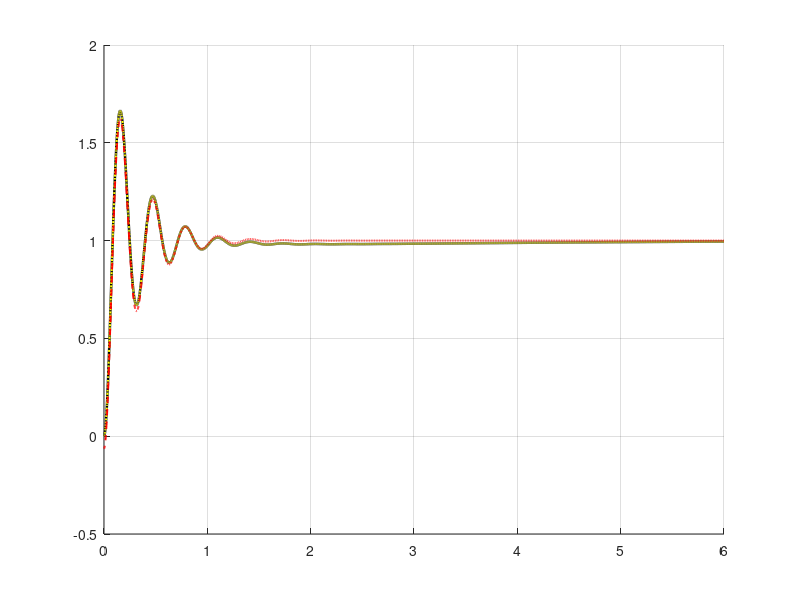

This chart was generated by the following MATLAB code: (Note: this script raises an error after producing the figure.)
clear; close all; clc;

%% Plant
Gp = tf(1, [1 -1.52 1.5]);

%% Selected PID controller
K = 434.7576;
z1 = 0.5;
z2 = 1.0;
p = 10;

Gc = K * tf( ...
    conv([1 z1], [1 z2]), ...
    [1 p 0]);

%% Closed-loop transfer function
Gcl = feedback(Gc * Gp, 1);

disp('Closed-loop transfer function:');
Gcl

disp('Closed-loop poles:');
disp(pole(Gcl));

%% Step response transfer function
% Y(s) = Gcl(s) / s

Y = Gcl * tf(1, [1 0]);

[num, den] = tfdata(Y, 'v');

%% Partial fraction expansion
[r, poles, direct] = residue(num, den);

% Identify pole at origin (steady-state term)
tol = 1e-7;

ss_idx = abs(poles) < tol;
transient_idx = ~ss_idx;

% Extract steady-state contribution
y_ss = real(sum(r(ss_idx)));

% Extract transient poles and residues
poles = poles(transient_idx);
r = r(transient_idx);

% Sort by descending real part
[~, idx] = sort(real(poles), 'descend');

poles = poles(idx);
r = r(idx);

%% Display residues
fprintf('\n========== TRANSIENT POLE RESIDUES ==========\n');

for i = 1:length(poles)
    fprintf(['Pole = %9.4f %+9.4fj | ' ...
        'Residue = %9.5f %+9.5fj | ' ...
        '|Residue| = %.5f\n'], ...
        real(poles(i)), imag(poles(i)), ...
        real(r(i)), imag(r(i)), abs(r(i)));
end

%% Modal contributions
t = linspace(0, 6, 6001);

modes = zeros(length(poles), length(t));

for i = 1:length(poles)
    modes(i,:) = r(i) * exp(poles(i)*t);
end

% Identify real and complex modes
real_idx = abs(imag(poles)) < tol;
complex_idx = ~real_idx;

% Sum complex conjugate contributions
complex_contribution = real(sum(modes(complex_idx,:), 1));

% Sum real-pole contributions
real_contribution = real(sum(modes(real_idx,:), 1));

% Full reconstructed response
y_reconstructed = y_ss + ...
    complex_contribution + real_contribution;

% Complex-pair approximation
y_complex_only = y_ss + complex_contribution;

%% Compare responses
[y_actual, t_actual] = step(Gcl, t);
y_actual = squeeze(y_actual);

figure;
hold on;
grid on;

plot(t_actual, y_actual, ...
    'k', 'LineWidth', 1.8, ...
    'DisplayName', 'Actual step response');

plot(t, y_reconstructed, 'y:', ...
    'LineWidth', 1.5, ...
    'DisplayName', 'Full residue reconstruction');

plot(t, y_complex_only, 'r--', ...
    'LineWidth', 1.4, ...
    'DisplayName', 'Complex pair + steady-state');

yline(1.02, 'k:');
yline(0.98, 'k:');

xlabel('Time (s)');
ylabel('Output y(t)');

title('Full Step Response vs Complex-Pole Approximation');
legend('Location', 'best');

%% Quantify approximation error
reconstruction_error = max(abs(y_actual(:).' - y_reconstructed));

complex_approx_error = max(abs(y_actual(:).' - y_complex_only));

fprintf('\nMaximum reconstruction error: %.3e\n', ...
    reconstruction_error);

fprintf('Maximum complex-pair approximation error: %.5f\n', ...
    complex_approx_error);
